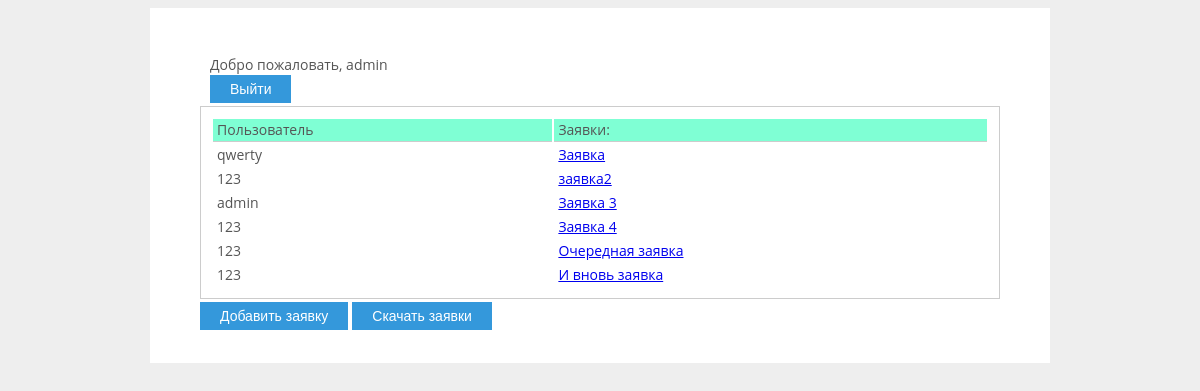
Before: / (signed in) with the older database file.
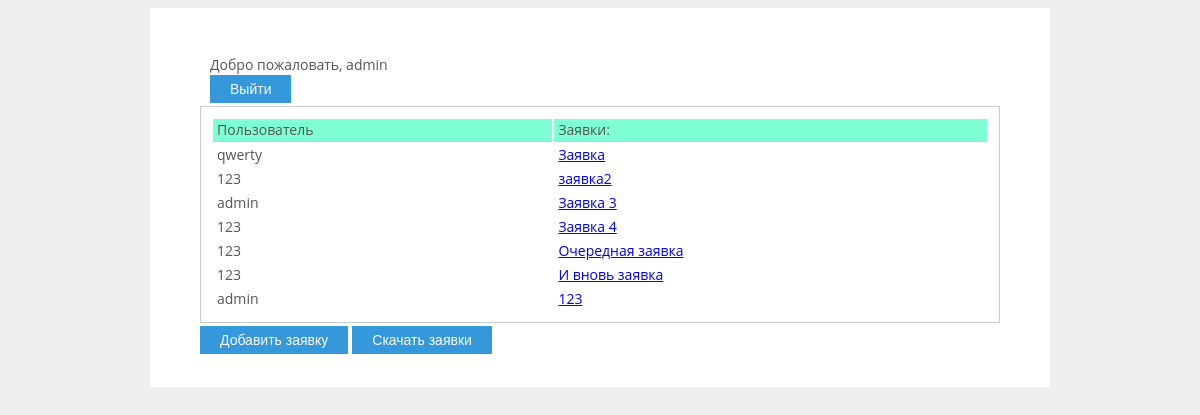
After: the same page with the newer database file.
### tables this page shows
CREATE TABLE IF NOT EXISTS `request` (
  `id_request` int(11) NOT NULL,
  `owner_id` int(11) NOT NULL,
  `request_name` varchar(70) NOT NULL,
  `description` text NOT NULL,
  `phone` bigint(20) NOT NULL,
  `image` varchar(40) DEFAULT NULL
);

CREATE TABLE IF NOT EXISTS `users` (
  `id_user` int(5) NOT NULL,
  `login_user` varchar(60) NOT NULL,
  `passwd_user` varchar(255) NOT NULL,
  `is_admin` tinyint(1) NOT NULL
);

### module.php (the view, shortened to what this page needs)
<?php
class auth {
	function check() {
		if (isset($_SESSION['is_admin']) and isset($_SESSION['login_user'])) return true;
	}
}
function get_request_table() {
    $table = '';
    if($_SESSION['is_admin']==1) {
        $table .= '
            <table class="js-req-table">
                <tr class="title">
                    <td>Пользователь</td>
                    <td>Заявки:</td></tr>
        ';
        global $dbh;
        $stmt = $dbh->prepare('SELECT users.login_user, request.request_name
                               FROM users RIGHT JOIN request ON request.owner_id = users.id_user');
        $stmt->execute();
        $result = $stmt->FETCHALL(PDO::FETCH_ASSOC);
        foreach($result as $arry) {
            $table .= '
                <tr><td>'.$arry['login_user']  .'</td>
                <td><a href="view.php?name='.$arry['request_name'].'">'.$arry['request_name'].'</a></td></tr>
            ';
        }
        $table.='</table>';
        $table .= '<a href="add_request.php" class="btn">Добавить заявку</a>';
        $table .= '<a href="?xml" class="btn xml">Скачать заявки</a>';
    }
    return $table;
}
?>

### index.php (shortened to what this page needs)
<!DOCTYPE html PUBLIC "-//W3C//DTD XHTML 1.0 Transitional//EN" "http://www.w3.org/TR/xhtml1/DTD/xhtml1-transitional.dtd">
<html xmlns="http://www.w3.org/1999/xhtml" xml:lang="en">
<head>
    <link rel="stylesheet" type="text/css" href="CSS/style.css">
</head>
<body>
<main>
<?php
$auth = new auth();
if ($auth->check()): ?>
        <div class="welcome">
            Добро пожаловать, <?print $_SESSION['login_user']?><br/>
            <a href="?exit" class="btn">Выйти</a>
        </div>
<? endif?>
<?php
print (get_request_table());
?>
</main>
</body>
</html>

### CSS/style.css (style rules this page uses)
html, body { height: 100%; }
body { font: 14px/1 'Open Sans', sans-serif; color: #555; background: #eee; }
main { min-width: 320px; max-width: 800px; padding: 50px; margin: 0 auto; background: #fff; }
.js-req-table { width: 100%; border: 1px solid #ccc; padding: 10px; position: relative; }
.js-req-table td { padding: 4px; }
.title td { border-bottom: 1px solid #ccc; background-color: aquamarine; }
.btn { font-family: Arial; color: #ffffff; font-size: 14px; background: #3498db; padding: 6px 20px; text-decoration: none; position: relative; top: 10px; cursor: pointer; border: none; }
.welcome { width: 100%; padding: 10px; bottom: 10px; position: relative; }
.xml { position: relative; left: 4px; }

Changed rows visible on the page:
added request: owner.login_user "admin", request_name "123"
